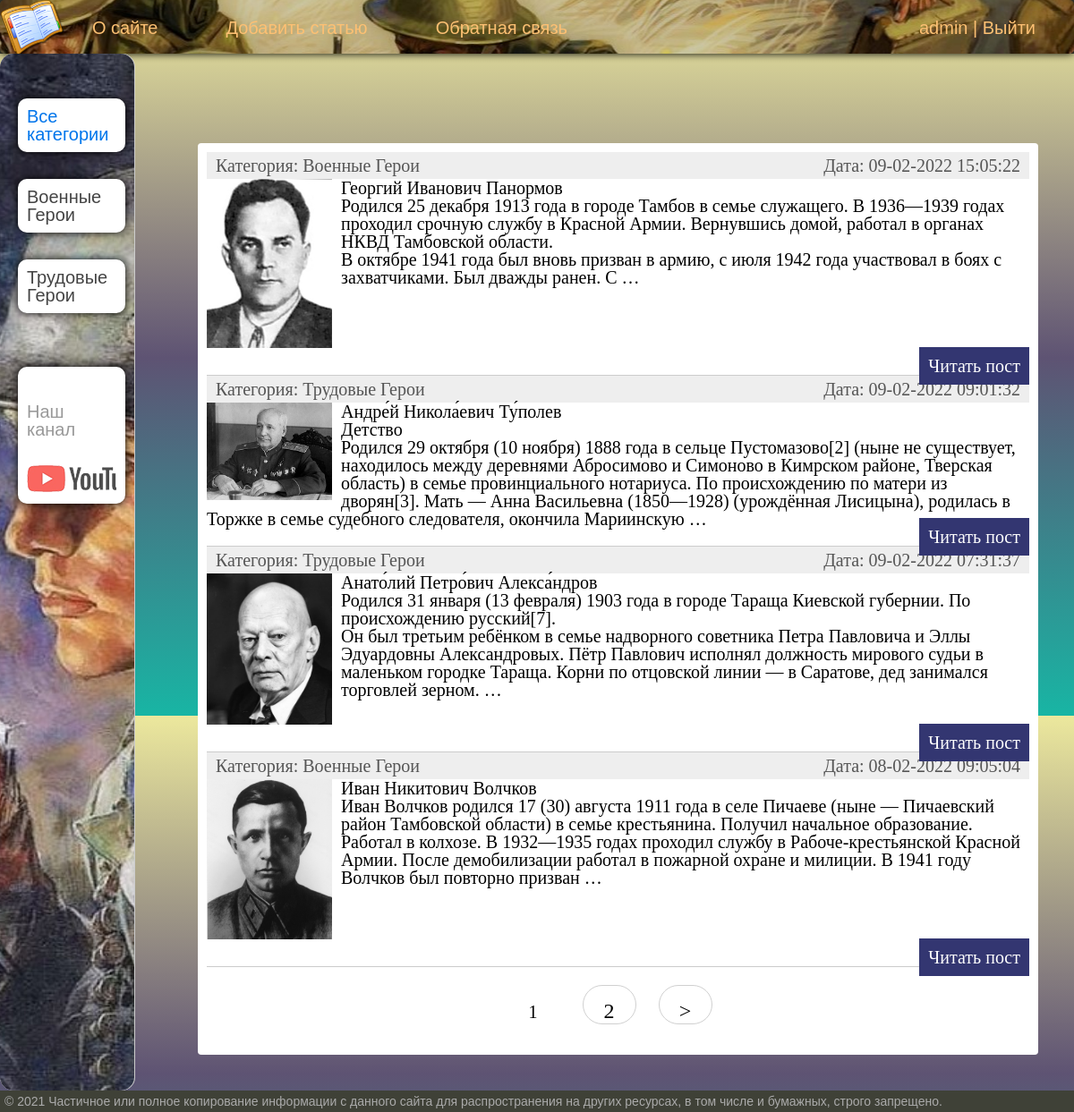
The app's page / (signed in) with its own data.
### heroes/models.py (models this page shows, shortened)
class Category(models.Model):
    name = models.CharField(max_length=100, db_index=True, verbose_name="Категория")
    slug = models.SlugField(max_length=255, unique=True, db_index=True, verbose_name="URL")
    def __str__(self):
        return self.name
    def get_absolute_url(self):
        return reverse('category', kwargs={'rub_slug': self.slug})
    class Meta:
        verbose_name = 'Категория'
        verbose_name_plural = 'Категории'
        ordering = ['id']

class Heroes(models.Model):
    title = models.CharField(max_length=255, verbose_name="Заголовок")
    slug = models.SlugField(max_length=255, unique=True, db_index=True, verbose_name="URL")
    content = models.TextField(blank=True, verbose_name="Текст статьи")
    photo = models.ImageField(upload_to="photos/%Y/%m/%d/", verbose_name="Фото")
    time_create = models.DateTimeField(auto_now_add=True, verbose_name="Время создания")
    time_update = models.DateTimeField(auto_now=True, verbose_name="Время изменения")
    is_published = models.BooleanField(default=True, verbose_name="Публикация")
    rub = models.ForeignKey('Category', on_delete=models.PROTECT, verbose_name="Категории")
    def get_absolute_url(self):
        return reverse('post', kwargs={'post_slug': self.slug})
    class Meta:
        verbose_name = 'Герои Мировых Воин'
        verbose_name_plural = 'Герои Мировых Войн'
        ordering = ['-time_create', 'title']

### heroes/views.py (the view)
# urls.py: path('',HeroesHome.as_view(), name='home'),
class HeroesHome(DataMixin, ListView):
    model = Heroes
    template_name = 'heroes/index.html'
    context_object_name = 'posts'
    def get_context_data(self, *, object_list=None, **kwargs):
        context = super().get_context_data(**kwargs)
        c_def = self.get_user_context(title='Главная Страница')
        return dict(list(context.items()) + list(c_def.items()))
    def get_queryset(self):
        return Heroes.objects.filter(is_published=True).select_related('rub')

### heroes/utils.py (called while the page is built)
    def get_user_context(self, **kwargs):
        context = kwargs
        rubs = cache.get('rubs')
        if not rubs:
            rubs = Category.objects.annotate(Count('heroes'))
            cache.set('rubs', rubs, 60)
        user_menu = menu.copy()
        if not self.request.user.is_authenticated :
            user_menu.pop(1)
        context['menu'] = user_menu
        context['rubs'] = rubs
        if 'rub_selected' not in context:
            context['rub_selected'] = 0
        return context

### heroes/templates/heroes/index.html (shortened to what this page needs)
{% extends 'heroes/base.html' %}
{% block content %}
<ul class="list-articles">
	{% for p in posts %}
			<li><div class="article-panel">
	<p class="first">Категория: {{p.rub}}</p>
	<p class="last">Дата: {{p.time_update|date:"d-m-Y H:i:s"}}</p>
</div>
{% if p.photo %}
	<p><img class="img-article-left thumb" src="{{p.photo.url}}"></p>
{% endif %}
				<h2>{{p.title}}</h2>
	{% autoescape on %}
	{{p.content|linebreaks|truncatewords:50}}
	{% endautoescape %}
			<p class="link-read-post"><a href="{{ p.get_absolute_url }}">Читать пост</a></p>
			</li>
	{% endfor %}
</ul>
{% endblock %}

### heroes/templates/heroes/base.html (shortened to what this page needs)
{% load static %}
{% load heroes_tags %}
<!DOCTYPE html>
<html>
<head>
	<link type="text/css" href="{% static 'heroes/css/styles.css' %}" rel="stylesheet" />
</head>
<body>
<table class="table-page" border=0 cellpadding="0" cellspacing="0">
<tr><td valign=top>
{% block mainmenu %}
		<div class="header">
			<ul id="mainmenu" class="mainmenu">
			<li class="logo"><a href="{% url 'home' %}"><div class="logo"></div></a></li>
{% for m in menu %}
			<li><a href="{% url m.url_name %}">{{m.title}}</a></li>
{% endfor %}
			{% if request.user.is_authenticated %}
			<li class = "last">{{user.username}} | <a href="{% url 'logout'%}">Выйти</a></li>
			{% else %}
			<li class="last"><a href="{% url 'register' %}">Регистрация</a> | <a href="{% url 'login' %}">Войти</a></li>
			{% endif%}
		</ul>
		</div>
{% endblock mainmenu %}
<table class="table-content" border=0 cellpadding="0" cellspacing="0">
<tr>
{% load cache %}
{% cache 60 sidebar %}
<td valign="top" class="left-chapters">
	<ul id="leftchapters">
{% if rub_selected == 0 %}
		<li class="selected">Все категории</li>
{% else %}
		<li><a href="{% url 'home' %}">Все категории</a></li>
{% endif %}
{% for c in rubs %}
{% if c.heroes__count > 0 %}
	{% if c.pk == rub_selected %}
		<li class="selected">{{c.name}}</li>
	{% else %}
		<li><a href="{{ c.get_absolute_url }}">{{c.name}}</a></li>
	{% endif %}
{% endif %}
{% endfor %}
{% endcache %}
		<li class="share">
		<p>Наш канал</p>
		<a class="share-yt" href="https://www.youtube.com/channel/UClJzWfGWuGJL2t-3dYKcHTA/playlists" target="_blank" rel="nofollow"></a>
		</li>
	</ul>
</td>
<td valign="top" class="content">
	<div class="content-text">
{% block content %}
{% endblock %}
{% if page_obj.has_other_pages %}
<nav class="list-pages">
	<ul>
		{% for p in paginator.page_range %}
		{% if page_obj.number == p %}
		<li class="page-num page-num-selected">{{ p }}</li>
		{% elif p >= page_obj.number|add:-2 and p <= page_obj.number|add:2 %}
		<li class="page-num">
			<a href="?page={{ p }}">{{ p }}</a>
		</li>
		{% endif %}
		{% endfor%}
{% if page_obj.has_next %}
<li class="page-num">
	<a href="?page={{page_obj.next_page_number}}">&gt;</a>
</li>
{% endif %}
	</ul>
</nav>
{% endif %}
	</div>
</td></tr></table>
</td></tr>
<tr><td valign=top>
	<div id="footer">
		<p>&copy; 2021 Частичное или полное копирование информации с данного сайта для распространения на других ресурсах, в том числе и бумажных, строго запрещено.</p>
	</div>
</td></tr></table>
</body>
</html>

### records on screen
Category: name "Военные Герои"
Category: name "Трудовые Герои"
Heroes: rub "Военные Герои", time_update "09-02-2022 15:05:22", photo (picture), title "Георгий Иванович Панормов", content "Родился 25 декабря 1913 года в городе Тамбов в семье служащего. В 1936—1939 годах проходил срочную службу в Красной Армии. Вернувшись домой, работал в органах НКВД Тамбовской области. В октябре 1941 года был вновь призван в армию, с июля 1942 года участвовал в боях с захватчиками. Был дважды ранен. С …"
Heroes: rub "Трудовые Герои", time_update "09-02-2022 09:01:32", photo (picture), title "Андре́й Никола́евич Ту́полев", content "Детство Родился 29 октября (10 ноября) 1888 года в сельце Пустомазово[2] (ныне не существует, находилось между деревнями Абросимово и Симоново в Кимрском районе, Тверская область) в семье провинциального нотариуса. По происхождению по матери из дворян[3]. Мать — Анна Васильевна (1850—1928) (урождённая Лисицына), родилась в Торжке в семье судебного следователя, окончила Мариинскую …"
Heroes: rub "Трудовые Герои", time_update "09-02-2022 07:31:37", photo (picture), title "Анато́лий Петро́вич Алекса́ндров", content "Родился 31 января (13 февраля) 1903 года в городе Тараща Киевской губернии. По происхождению русский[7]. Он был третьим ребёнком в семье надворного советника Петра Павловича и Эллы Эдуардовны Александровых. Пётр Павлович исполнял должность мирового судьи в маленьком городке Тараща. Корни по отцовской линии — в Саратове, дед занимался торговлей зерном. …"
Heroes: rub "Военные Герои", time_update "08-02-2022 09:05:04", photo (picture), title "Иван Никитович Волчков", content "Иван Волчков родился 17 (30) августа 1911 года в селе Пичаеве (ныне — Пичаевский район Тамбовской области) в семье крестьянина. Получил начальное образование. Работал в колхозе. В 1932—1935 годах проходил службу в Рабоче-крестьянской Красной Армии. После демобилизации работал в пожарной охране и милиции. В 1941 году Волчков был повторно призван …"

### other values on screen
{{ m.title }} "О сайте" "Добавить статью" "Обратная связь"
{{ user.username }} "admin"
{{ p }} "1"
{{ p }} "2"
